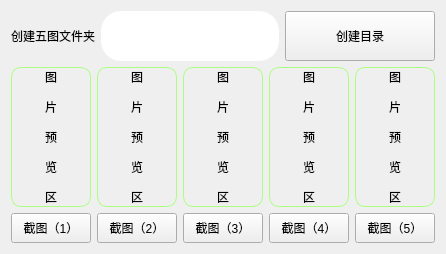
     <widget class="QWidget" name="tab_3">
      <attribute name="title">
       <string>截图-五图</string>
      </attribute>
      <layout class="QVBoxLayout" name="verticalLayout_37" stretch="1,8">
       <item>
        <layout class="QHBoxLayout" name="horizontalLayout_3" stretch="1,9,1">
         <item>
          <widget class="QLabel" name="label_27">
           <property name="styleSheet">
            <string notr="true">font: 14pt &quot;微软雅黑&quot;;</string>
           </property>
           <property name="text">
            <string>创建五图文件夹</string>
           </property>
          </widget>
         </item>
         <item>
          <widget class="QLineEdit" name="dir_name_2">
           <property name="minimumSize">
            <size>
             <width>0</width>
             <height>50</height>
            </size>
           </property>
           <property name="styleSheet">
            <string notr="true">border-radius: 20px;
font: 14pt &quot;微软雅黑&quot;;
color: rgb(170, 255, 127);</string>
           </property>
          </widget>
         </item>
         <item>
          <widget class="QPushButton" name="mkdir_dir_2">
           <property name="minimumSize">
            <size>
             <width>150</width>
             <height>50</height>
            </size>
           </property>
           <property name="styleSheet">
            <string notr="true">QPushButton{border-radius:10px;font: 18pt &quot;幼圆&quot;;background-color: rgb(85, 0, 127)}
QPushButton:pressed{background-color:rgb(176,176,176);};</string>
           </property>
           <property name="text">
            <string>创建目录</string>
           </property>
          </widget>
         </item>
        </layout>
       </item>
       <item>
        <layout class="QHBoxLayout" name="horizontalLayout_4">
         <item>
          <layout class="QVBoxLayout" name="verticalLayout_6">
           <item>
            <widget class="QLabel" name="img6">
             <property name="styleSheet">
              <string notr="true">border-color: rgb(170, 255, 127);
border-width: 1px;
border-style: solid;
border-radius:10px;
font: 20pt &quot;微软雅黑&quot;;</string>
             </property>
             <property name="text">
              <string>&lt;html&gt;&lt;head/&gt;&lt;body&gt;&lt;p&gt;图&lt;/p&gt;&lt;p&gt;片&lt;/p&gt;&lt;p&gt;预&lt;/p&gt;&lt;p&gt;览&lt;/p&gt;&lt;p&gt;区&lt;/p&gt;&lt;/body&gt;&lt;/html&gt;</string>
             </property>
             <property name="textFormat">
              <enum>Qt::AutoText</enum>
             </property>
             <property name="alignment">
              <set>Qt::AlignCenter</set>
             </property>
             <property name="margin">
              <number>2</number>
             </property>
            </widget>
           </item>
           <item>
            <widget class="QPushButton" name="scr1_2">
             <property name="minimumSize">
              <size>
               <width>0</width>
               <height>30</height>
              </size>
             </property>
             <property name="styleSheet">
              <string notr="true">QPushButton{border-radius:10px;font: 18pt &quot;幼圆&quot;;background-color: rgb(85, 0, 127)}
QPushButton:pressed{background-color:rgb(176,176,176);};</string>
             </property>
             <property name="text">
              <string>截图（1）</string>
             </property>
            </widget>
           </item>
          </layout>
         </item>
         <item>
          <layout class="QVBoxLayout" name="verticalLayout_7">
           <item>
            <widget class="QLabel" name="img2_2">
             <property name="styleSheet">
              <string notr="true">border-color: rgb(170, 255, 127);
border-width: 1px;
border-style: solid;
border-radius:10px;
font: 20pt &quot;微软雅黑&quot;;</string>
             </property>
             <property name="text">
              <string>&lt;html&gt;&lt;head/&gt;&lt;body&gt;&lt;p&gt;图&lt;/p&gt;&lt;p&gt;片&lt;/p&gt;&lt;p&gt;预&lt;/p&gt;&lt;p&gt;览&lt;/p&gt;&lt;p&gt;区&lt;/p&gt;&lt;/body&gt;&lt;/html&gt;</string>
             </property>
             <property name="alignment">
              <set>Qt::AlignCenter</set>
             </property>
            </widget>
           </item>
           <item>
            <widget class="QPushButton" name="scr2_2">
             <property name="minimumSize">
              <size>
               <width>0</width>
               <height>30</height>
              </size>
             </property>
             <property name="styleSheet">
              <string notr="true">QPushButton{border-radius:10px;font: 18pt &quot;幼圆&quot;;background-color: rgb(85, 0, 127)}
QPushButton:pressed{background-color:rgb(176,176,176);};</string>
             </property>
             <property name="text">
              <string>截图（2）</string>
             </property>
            </widget>
           </item>
          </layout>
         </item>
         <item>
          <layout class="QVBoxLayout" name="verticalLayout_8">
           <item>
            <widget class="QLabel" name="img3_2">
             <property name="styleSheet">
              <string notr="true">border-color: rgb(170, 255, 127);
border-width: 1px;
border-style: solid;
border-radius:10px;
font: 20pt &quot;微软雅黑&quot;;</string>
             </property>
             <property name="text">
              <string>&lt;html&gt;&lt;head/&gt;&lt;body&gt;&lt;p&gt;图&lt;/p&gt;&lt;p&gt;片&lt;/p&gt;&lt;p&gt;预&lt;/p&gt;&lt;p&gt;览&lt;/p&gt;&lt;p&gt;区&lt;/p&gt;&lt;/body&gt;&lt;/html&gt;</string>
             </property>
             <property name="alignment">
              <set>Qt::AlignCenter</set>
             </property>
            </widget>
           </item>
           <item>
            <widget class="QPushButton" name="scr3_2">
             <property name="minimumSize">
              <size>
               <width>0</width>
               <height>30</height>
              </size>
             </property>
             <property name="styleSheet">
              <string notr="true">QPushButton{border-radius:10px;font: 18pt &quot;幼圆&quot;;background-color: rgb(85, 0, 127)}
QPushButton:pressed{background-color:rgb(176,176,176);};</string>
             </property>
             <property name="text">
              <string>截图（3）</string>
             </property>
            </widget>
           </item>
          </layout>
         </item>
         <item>
          <layout class="QVBoxLayout" name="verticalLayout_9">
           <item>
            <widget class="QLabel" name="img4_2">
             <property name="styleSheet">
              <string notr="true">border-color: rgb(170, 255, 127);
border-width: 1px;
border-style: solid;
border-radius:10px;
font: 20pt &quot;微软雅黑&quot;;</string>
             </property>
             <property name="text">
              <string>&lt;html&gt;&lt;head/&gt;&lt;body&gt;&lt;p&gt;图&lt;/p&gt;&lt;p&gt;片&lt;/p&gt;&lt;p&gt;预&lt;/p&gt;&lt;p&gt;览&lt;/p&gt;&lt;p&gt;区&lt;/p&gt;&lt;/body&gt;&lt;/html&gt;</string>
             </property>
             <property name="alignment">
              <set>Qt::AlignCenter</set>
             </property>
            </widget>
           </item>
           <item>
            <widget class="QPushButton" name="scr4_2">
             <property name="minimumSize">
              <size>
               <width>0</width>
               <height>30</height>
              </size>
             </property>
             <property name="styleSheet">
              <string notr="true">QPushButton{border-radius:10px;font: 18pt &quot;幼圆&quot;;background-color: rgb(85, 0, 127)}
QPushButton:pressed{background-color:rgb(176,176,176);};</string>
             </property>
             <property name="text">
              <string>截图（4）</string>
             </property>
            </widget>
           </item>
          </layout>
         </item>
         <item>
          <layout class="QVBoxLayout" name="verticalLayout_10">
           <item>
            <widget class="QLabel" name="img5_2">
             <property name="styleSheet">
              <string notr="true">border-color: rgb(170, 255, 127);
border-width: 1px;
border-style: solid;
border-radius:10px;
font: 20pt &quot;微软雅黑&quot;;</string>
             </property>
             <property name="text">
              <string>&lt;html&gt;&lt;head/&gt;&lt;body&gt;&lt;p&gt;图&lt;/p&gt;&lt;p&gt;片&lt;/p&gt;&lt;p&gt;预&lt;/p&gt;&lt;p&gt;览&lt;/p&gt;&lt;p&gt;区&lt;/p&gt;&lt;/body&gt;&lt;/html&gt;</string>
             </property>
             <property name="alignment">
              <set>Qt::AlignCenter</set>
             </property>
            </widget>
           </item>
           <item>
            <widget class="QPushButton" name="scr5_2">
             <property name="minimumSize">
              <size>
               <width>0</width>
               <height>30</height>
              </size>
             </property>
             <property name="styleSheet">
              <string notr="true">QPushButton{border-radius:10px;font: 18pt &quot;幼圆&quot;;background-color: rgb(85, 0, 127)}
QPushButton:pressed{background-color:rgb(176,176,176);};</string>
             </property>
             <property name="text">
              <string>截图（5）</string>
             </property>
            </widget>
           </item>
          </layout>
         </item>
        </layout>
       </item>
      </layout>
     </widget>
